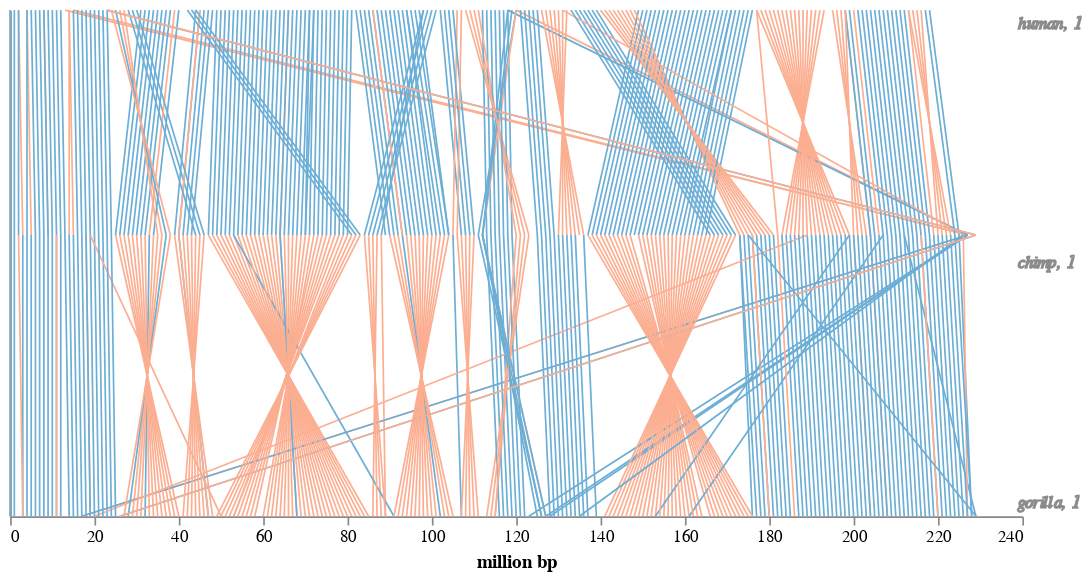

The code cell stored with this chart in its notebook:
### Markdown cell above
*Chromosome 1 events*
- Gorilla, chromosome 1, a sequence of inversion events

### Code cell
chromosome_graph('chimp1_x2.csv', "human", "1", "chimp", "1", "gorilla", "1")

### Figure 1 — Vega-Lite specification as saved in the notebook (floating-point values rounded to 4 significant figures; data arrays with more than 128 entries replaced by an {"elided": "..."} marker saying what was removed)
{"config": {"view": {"continuousWidth": 400, "continuousHeight": 300, "stroke": "transparent", "width": 600}, "axis": {"grid": false}}, "layer": [{"data": {"name": "data-b2d705f4f80087e20f50d847c5c89089"}, "mark": "line", "encoding": {"color": {"type": "nominal", "field": "orientation", "scale": {"domain": ["same orientation", "inversed"], "range": ["#6baed6", "#fcae91"]}, "title": ""}, "x": {"type": "quantitative", "axis": {"grid": false}, "field": "x"}, "x2": {"field": "x2"}, "y": {"type": "quantitative", "axis": {"grid": false}, "field": "y"}, "y2": {"field": "y2"}}}, {"data": {"name": "data-91f1c5c7a989836a7f44eb83fb3dd5ca"}, "mark": {"type": "text", "align": "left", "fontSize": 10, "fontStyle": "italic", "opacity": 0.9, "stroke": "grey"}, "encoding": {"color": {"type": "nominal", "field": "orientation", "legend": null, "scale": {"domain": ["same orientation", "inversed"], "range": ["#6baed6", "#fcae91"]}}, "text": {"type": "nominal", "field": "text"}, "x": {"type": "quantitative", "field": "x"}, "y": {"type": "quantitative", "field": "y"}}}, {"mark": "text", "encoding": {"color": {"type": "nominal", "field": "orientation", "legend": {"orient": "left", "symbolType": "stroke", "title": ""}, "scale": {"domain": ["same orientation", "inversed"], "range": ["#6baed6", "#fcae91"]}}, "x": {"type": "quantitative", "axis": {"grid": false, "ticks": true, "title": "million bp"}, "field": "x"}, "y": {"type": "quantitative", "axis": {"grid": false, "labels": false, "ticks": false, "title": ""}, "field": "y"}}}], "$schema": "https://vega.github.io/schema/vega-lite/v4.0.0.json", "datasets": {"data-b2d705f4f80087e20f50d847c5c89089": {"elided": "493 records"}, "data-91f1c5c7a989836a7f44eb83fb3dd5ca": [{"x": 239, "y": 438, "text": "human, 1"}, {"x": 239, "y": 225, "text": "chimp, 1"}, {"x": 239, "y": 12, "text": "gorilla, 1"}]}}
